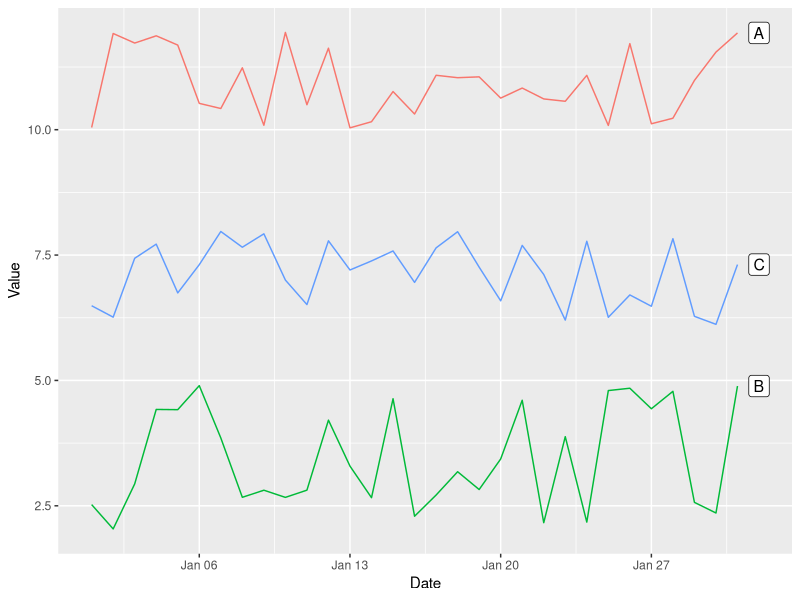

Generate this figure with R:
## ---- chunk 1
#| echo: true
#| warning: false
#| message: false
#| error: false

library(tidyverse)

tbl_Series <- tibble(
  Date = rep(seq(ymd('2025-01-01'), ymd('2025-01-31'), by = '1 day'), times = 3),
  Group = rep(LETTERS[1:3], each = 31),
  Value = c(runif(31, 10, 12), runif(31, 2, 5), runif(31, 6,8))
) |>
  mutate(Group = as.factor(Group))

ggplot(data = tbl_Series) +
  aes(x = Date, y = Value, group = Group) +
  geom_line(aes(color = Group)) +
  guides(color = 'none') +
  geom_label(aes(label = Group),
             data = tbl_Series |>
               filter(Date == max(Date), .by = Group),
             nudge_x = 1, # Move the labels 1 day to the right of the last date in each series
             size = 4)

